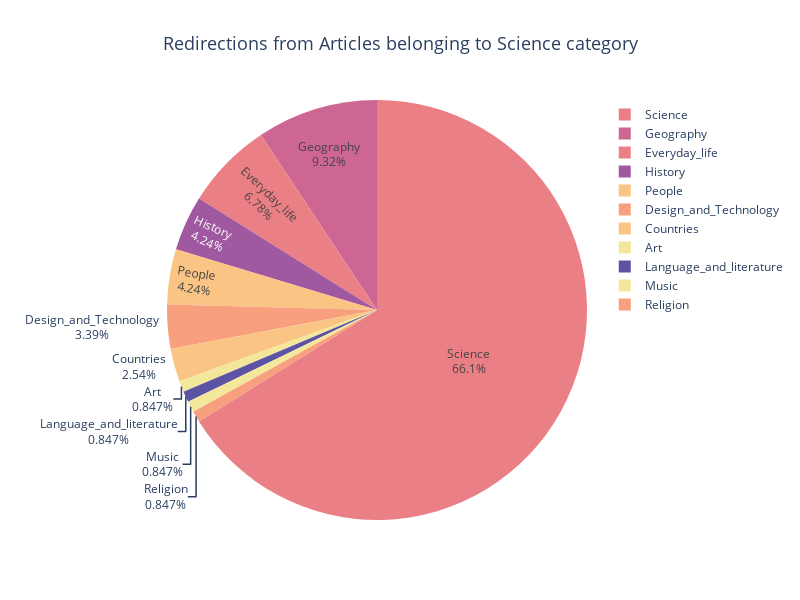

Source (notebook cell):
### Code cell
visualization_pie_charts(df_links_,df_categories)

### Figure 1 — Plotly figure (JSON) as saved in the notebook; plotly's stock layout.template omitted (floating-point values rounded to 4 significant figures)
{"data": [{"customdata": [["Art"], ["Countries"], ["Design_and_Technology"], ["Everyday_life"], ["Geography"], ["History"], ["Language_and_literature"], ["Music"], ["People"], ["Religion"], ["Science"]], "domain": {"x": [0, 1], "y": [0, 1]}, "hovertemplate": "Target_Category=%{customdata[0]}<br>Percentage=%{value}<extra></extra>", "labels": ["Art", "Countries", "Design_and_Technology", "Everyday_life", "Geography", "History", "Language_and_literature", "Music", "People", "Religion", "Science"], "legendgroup": "", "marker": {"colors": ["rgb(243, 231, 155)", "rgb(250, 196, 132)", "rgb(248, 160, 126)", "rgb(235, 127, 134)", "rgb(206, 102, 147)", "rgb(160, 89, 160)", "rgb(92, 83, 165)", "rgb(243, 231, 155)", "rgb(250, 196, 132)", "rgb(248, 160, 126)", "rgb(235, 127, 134)"]}, "name": "", "showlegend": true, "textinfo": "percent+label", "type": "pie", "values": [0.8475, 2.542, 3.39, 6.78, 9.322, 4.237, 0.8475, 0.8475, 4.237, 0.8475, 66.1]}], "layout": {"height": 600, "legend": {"tracegroupgap": 0}, "piecolorway": ["rgb(243, 231, 155)", "rgb(250, 196, 132)", "rgb(248, 160, 126)", "rgb(235, 127, 134)", "rgb(206, 102, 147)", "rgb(160, 89, 160)", "rgb(92, 83, 165)"], "title": {"font": {"size": 18}, "text": "Redirections from Articles belonging to Science category", "x": 0.5}, "width": 800}}
